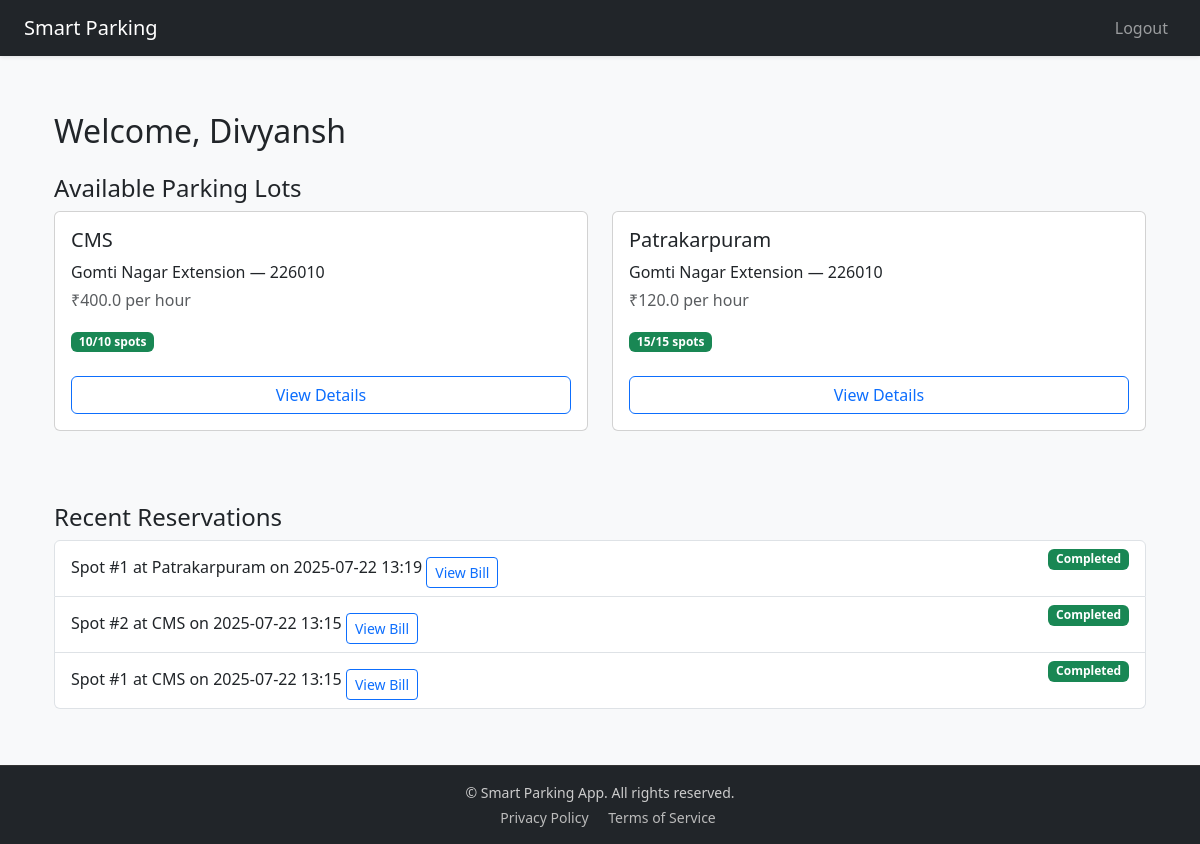
Before: /user/dashboard (signed in) with the older database file.
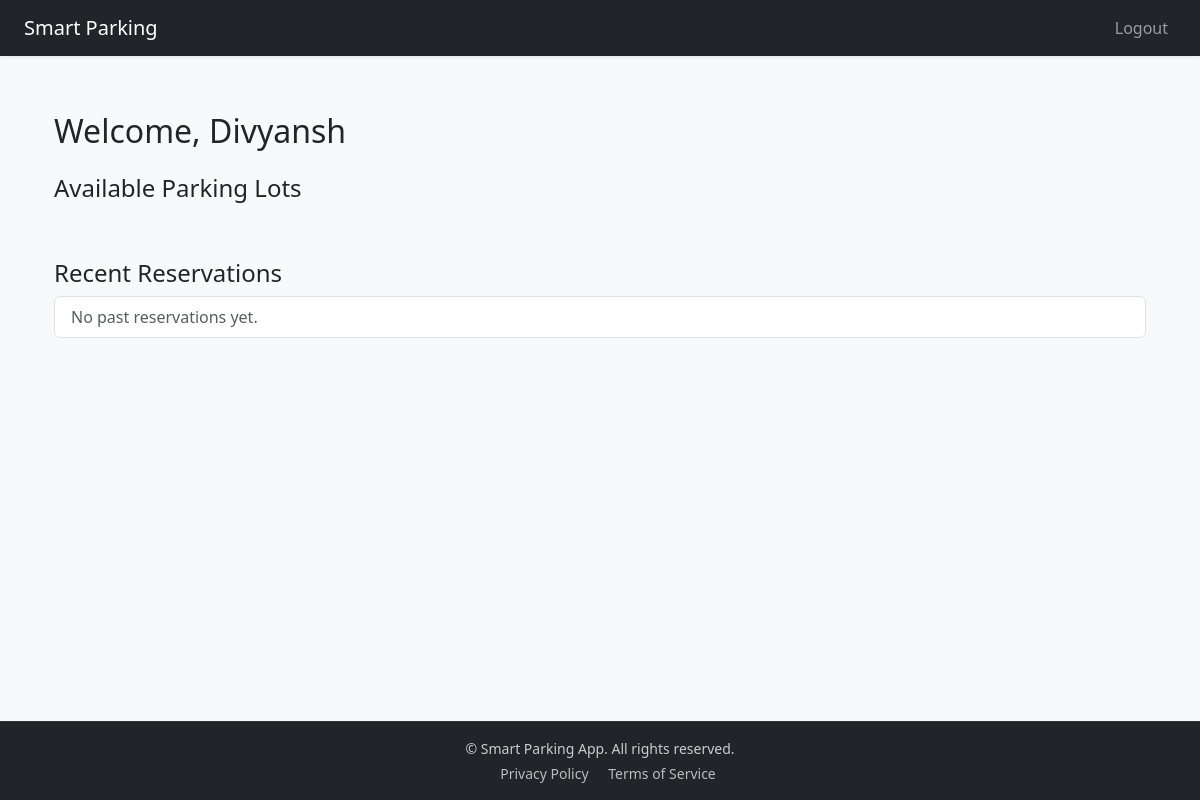
After: the same page with the newer database file.
### app/models/user.py (models this page shows, shortened)
class User(db.Model, UserMixin):
    __tablename__ = 'users'
    id = db.Column(db.Integer, primary_key = True)
    username = db.Column(db.String, nullable = False)
    email = db.Column(db.String, nullable = False, unique = True)
    password = db.Column(db.String, nullable = False)
    is_admin = db.Column(db.Boolean, nullable = False, default = False)
    created_at = db.Column(db.DateTime, nullable=False, default=lambda: datetime.now(timezone.utc))
    reservations = db.relationship("Reservation", back_populates="user", cascade="all, delete-orphan")

### app/models/lot.py (models this page shows, shortened)
class ParkingLot(db.Model):
    __tablename__ = 'parking_lots'
    id = db.Column(db.Integer, primary_key = True)
    prime_location_name = db.Column(db.String, nullable = False)
    price_per_hour = db.Column(db.Float, nullable = False)
    num_spots = db.Column(db.Integer, nullable = False)
    address = db.Column(db.String, nullable = False)
    pincode = db.Column(db.String(6), nullable=False)
    created_at = db.Column(db.DateTime, nullable=False, default=lambda: datetime.now(timezone.utc))
    spots = db.relationship("ParkingSpot", back_populates="lot", cascade="all, delete-orphan", lazy = 'dynamic') # This ensures that if any Parking Lot is deleted all the related spots are deleted too and is One to Many relationship with Parking Spot.

### app/models/reservation.py (models this page shows, shortened)
class Reservation(db.Model):
    __tablename__ = 'reservations'
    id = db.Column(db.Integer, primary_key=True)
    spot_id = db.Column(db.Integer, db.ForeignKey('parking_spots.id'), nullable=False)
    user_id = db.Column(db.Integer, db.ForeignKey('users.id'), nullable=False)
    parking_timestamp = db.Column(db.DateTime, nullable=False)
    leaving_timestamp = db.Column(db.DateTime)
    parking_cost = db.Column(db.Float)
    status = db.Column(db.String, nullable=False, default='active')
    created_at = db.Column(db.DateTime, nullable=False, default=lambda: datetime.now(timezone.utc))
    spot = db.relationship("ParkingSpot", back_populates="reservations") # Many to One relationship with ParkingSpot as many can wish to reserve a particular spot
    user = db.relationship("User", back_populates="reservations") # Many to One relationship with users One user can have many reservations

### app/models/spot.py (models this page shows, shortened)
class ParkingSpot(db.Model):
    __tablename__ = 'parking_spots'
    id = db.Column(db.Integer, primary_key = True)
    lot_id = db.Column(db.Integer, db.ForeignKey("parking_lots.id"), nullable = False)
    spot_number = db.Column(db.String, nullable = False)
    status = db.Column(db.String(1), default = 'A', nullable = False)
    created_at = db.Column(db.DateTime, nullable=False, default=lambda: datetime.now(timezone.utc))
    lot = db.relationship("ParkingLot", back_populates="spots") # Many to One relation with parkinglot i.e Many spots can be under One ParkingLot
    reservations = db.relationship("Reservation", back_populates="spot", cascade="all, delete-orphan") # One spot can have many reservations over time and may form a WaitList.

### app/routes/user.py (the view)
@user_bp.route('/user/dashboard', endpoint='dashboard')
@login_required
def user_dashboard():
    active_res = Reservation.query.filter_by(
        user_id=current_user.id,
        status='active'
    ).order_by(Reservation.parking_timestamp.desc()).all()
    past_res = (
        Reservation.query
        .filter(
            Reservation.user_id == current_user.id,
            Reservation.status != 'active'
        )
        .order_by(Reservation.parking_timestamp.desc())
        .limit(5)
        .all()
    )
    lots = ParkingLot.query.all()
    lots_data = []
    for lot in lots:
        spots = [
            {"id": s.id, "spot_number": s.spot_number, "status": s.status}
            for s in lot.spots
        ]
        lots_data.append({
            "id":            lot.id,
            "location_name": lot.prime_location_name,
            "num_spots":     lot.num_spots,
            "price":         lot.price_per_hour,
            "address":       lot.address,
            "pincode":       lot.pincode,
            "spots":         spots
        })
    return render_template(
        'user/dashboard.html',
        user=current_user,
        active_res=active_res,
        past_res=past_res,
        lots=lots_data
    )

### app/templates/user/dashboard.html (shortened to what this page needs)
{% extends "base.html" %}
{% block content %}
<div class="container py-4">
  <h2 class="mb-4">Welcome, {{ user.username }}</h2>
  <h4 class="mt-4">Available Parking Lots</h4>
  <div class="row">
    {% for lot in lots %}
    <div class="col-md-6 mb-4">
      <div class="card h-100">
        <div class="card-body d-flex flex-column">
          <h5 class="card-title">{{ lot.location_name }}</h5>
          <p class="card-text mb-1">{{ lot.address }} — {{ lot.pincode }}</p>
          <p class="card-text text-muted">₹{{ lot.price }} per hour</p>
          {% set avail = lot.spots | selectattr('status', 'equalto', 'A') | list | length %}
          <p class="mt-auto">
            <span class="badge bg-{{ 'success' if avail > 0 else 'danger' }}">
              {{ avail }}/{{ lot.num_spots }} spots
            </span>
          </p>
          <button class="btn btn-outline-primary mt-2" data-bs-toggle="modal" data-bs-target="#lotModal{{ lot.id }}">
            View Details
          </button>
        </div>
      </div>
    </div>
    {% endfor %}
  </div>
  <h4 class="mt-5">Recent Reservations</h4>
  <ul class="list-group">
    {% if past_res %}
    {% for res in past_res %}
    <li class="list-group-item">
      Spot #{{ res.spot.spot_number }} at {{ res.spot.lot.prime_location_name }}
      on {{ res.parking_timestamp.strftime('%Y-%m-%d %H:%M') }}
      <span class="badge float-end bg-{{
              'success' if res.status == 'completed' else
              'warning' if res.status == 'active' else
              'danger' }}">
        {{ res.status | capitalize }}
      </span>
      <button class="btn btn-sm btn-outline-primary mt-2" data-bs-toggle="modal"
        data-bs-target="#billModal{{ res.id }}">
        View Bill
      </button>
    </li>
    {% endfor %}
    {% else %}
    <li class="list-group-item text-muted">No past reservations yet.</li>
    {% endif %}
  </ul>
</div>
{% endblock %}

### app/templates/base.html (shortened to what this page needs)
<!DOCTYPE html>
<html lang="en">
<head>
  <link href="https://cdn.jsdelivr.net/npm/bootstrap@5.3.3/dist/css/bootstrap.min.css" rel="stylesheet">
  <link href="https://cdn.jsdelivr.net/npm/bootstrap-icons@1.10.5/font/bootstrap-icons.css" rel="stylesheet">
</head>
<body>
  <nav class="navbar navbar-expand-lg navbar-dark bg-dark">
    <div class="container-fluid px-4">
      <a class="navbar-brand" href="{{ url_for('index') }}">Smart Parking</a>
      <div class="collapse navbar-collapse justify-content-end" id="navbarNav">
        <ul class="navbar-nav">
          {% if current_user.is_authenticated %}
            <li class="nav-item">
              <a class="nav-link" href="{{ url_for('auth.logout') }}">Logout</a>
            </li>
          {% endif %}
        </ul>
      </div>
    </div>
  </nav>
  <main class="container">
    {% block content %}{% endblock %}
  </main>
  <footer class="footer mt-auto">
    <div class="container">
      <p class="mb-1">&copy; {{ current_year }} Smart Parking App. All rights reserved.</p>
      <a href="#">Privacy Policy</a>
      <a href="#">Terms of Service</a>
    </div>
  </footer>
</body>
</html>

### app/templates/base.html (style rules this page uses)
html, body { height: 100%; margin: 0; }
body { display: flex; flex-direction: column; font-family: system-ui, -apple-system, "Segoe UI", Roboto, "Helvetica Neue", Arial, sans-serif; background-color: #f8f9fa; }
main { flex: 1; padding-top: 2rem; padding-bottom: 2rem; }
.navbar { box-shadow: 0 1px 4px rgba(0, 0, 0, 0.1); }
.footer { background-color: #212529; color: #ccc; font-size: 0.875rem; text-align: center; padding: 1rem 0; border-top: 1px solid #333; }
.footer a { color: #bbb; margin-left: 1rem; text-decoration: none; }

Changed rows visible on the page:
removed ParkingLot: location_name "CMS", address "Gomti Nagar Extension", pincode "226010", price "400.0", num_spots "10"
removed ParkingLot: location_name "Patrakarpuram", address "Gomti Nagar Extension", pincode "226010", price "120.0", num_spots "15"
removed Reservation: spot.spot_number "1", spot.lot.prime_location_name "Patrakarpuram", parking_timestamp "2025-07-22 13:19", status "Completed"
removed Reservation: spot.spot_number "2", spot.lot.prime_location_name "CMS", parking_timestamp "2025-07-22 13:15", status "Completed"
removed Reservation: spot.spot_number "1", spot.lot.prime_location_name "CMS", parking_timestamp "2025-07-22 13:15", status "Completed"
Other visible differences:
text now shown: "No past reservations yet."
